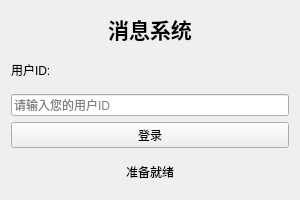
<?xml version="1.0" encoding="UTF-8"?>
<ui version="4.0">
 <class>ChatInitWindow</class>
 <widget class="QWidget" name="ChatInitWindow">
  <property name="geometry">
   <rect>
    <x>0</x>
    <y>0</y>
    <width>300</width>
    <height>200</height>
   </rect>
  </property>
  <property name="windowTitle">
   <string>消息系统 - 登录</string>
  </property>
  <layout class="QVBoxLayout" name="verticalLayout">
   <item>
    <widget class="QLabel" name="titleLabel">
     <property name="text">
      <string>消息系统</string>
     </property>
     <property name="alignment">
      <set>Qt::AlignCenter</set>
     </property>
     <property name="font">
      <font>
       <pointsize>16</pointsize>
       <weight>75</weight>
       <bold>true</bold>
      </font>
     </property>
    </widget>
   </item>
   <item>
    <widget class="QLabel" name="userIdLabel">
     <property name="text">
      <string>用户ID:</string>
     </property>
    </widget>
   </item>
   <item>
    <widget class="QLineEdit" name="userIdEdit">
     <property name="placeholderText">
      <string>请输入您的用户ID</string>
     </property>
    </widget>
   </item>
   <item>
    <widget class="QPushButton" name="loginButton">
     <property name="text">
      <string>登录</string>
     </property>
    </widget>
   </item>
   <item>
    <widget class="QLabel" name="statusLabel">
     <property name="text">
      <string>准备就绪</string>
     </property>
     <property name="alignment">
      <set>Qt::AlignCenter</set>
     </property>
    </widget>
   </item>
  </layout>
 </widget>
 <resources/>
 <connections/>
</ui>
